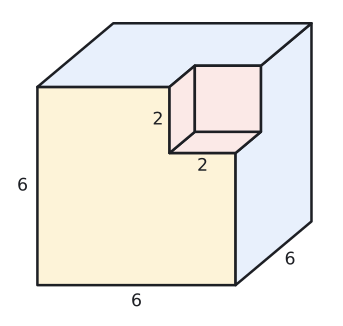

This figure's Python source:
import sys; sys.path.insert(0, "tools")
from cizim import *

# Eğik izdüşüm: genişlik (x) ve yükseklik (z) gerçek ölçüde, derinlik (y) yarıya kısaltılmış ve 40° eğik.
KD, TETA = 0.5, np.radians(40)
CX, SY = KD * np.cos(TETA), KD * np.sin(TETA)
GOZ = np.array([CX, -1.0, SY])  # bakan göze doğru yön

def P(p):
    x, y, z = p
    return np.array([x + CX * y, z + SY * y])

def prizma(ax, taban, v, renkler=None, lw=2.0):
    """taban: dışbükey çokgenin 3B köşeleri, v: öteleme vektörü (yanal ayrıt). Görünmeyen ayrıtlar kesikli."""
    taban = [np.array(t, float) for t in taban]; v = np.array(v, float); n = len(taban)
    ust = [t + v for t in taban]; merkez = sum(taban) / n + v / 2
    yuzler = [list(range(n)), list(range(n, 2 * n))] + [[i, (i + 1) % n, n + (i + 1) % n, n + i] for i in range(n)]
    kose = taban + ust; gorunur = []
    for y in yuzler:
        a, b, c = kose[y[0]], kose[y[1]], kose[y[2]]
        nor = np.cross(b - a, c - a)
        if np.dot(nor, sum(kose[i] for i in y) / len(y) - merkez) < 0: nor = -nor
        gorunur.append(np.dot(nor, GOZ) > 1e-9)
    renkler = renkler or {}
    for k, y in enumerate(yuzler):
        if k in renkler and gorunur[k]:
            ax.add_patch(patches.Polygon([P(kose[i]) for i in y], closed=True, facecolor=renkler[k], edgecolor="none", zorder=1))
    kenarlar = {}
    for k, y in enumerate(yuzler):
        for j in range(len(y)):
            e = tuple(sorted((y[j], y[(j + 1) % len(y)])))
            kenarlar[e] = kenarlar.get(e, False) or gorunur[k]
    for (i, j), g in kenarlar.items():
        a, b = P(kose[i]), P(kose[j])
        if g: ax.plot([a[0], b[0]], [a[1], b[1]], color=YAZI, lw=lw, zorder=4, solid_capstyle="round")
        else: ax.plot([a[0], b[0]], [a[1], b[1]], color=SOLUK, lw=1.3, ls=(0, (4, 3)), zorder=2)
    return kose

def cizgi(ax, p, q, renk=KIRMIZI, lw=2.4, ls="-", z=5):
    a, b = P(p), P(q); ax.plot([a[0], b[0]], [a[1], b[1]], color=renk, lw=lw, ls=ls, zorder=z)

def yaz(ax, p, s, dx=0.0, dy=0.0, renk=YAZI, boy=13, **kw):
    q = P(p); ax.text(q[0] + dx, q[1] + dy, s, ha=kw.pop("ha", "center"), va=kw.pop("va", "center"), color=renk, fontsize=boy, zorder=7, **kw)

def dik(ax, k, u, w, r=0.4, renk=YAZI):
    k, u, w = np.array(k, float), np.array(u, float), np.array(w, float)
    u = u / np.linalg.norm(u); w = w / np.linalg.norm(w)
    pts = [P(k + r * u), P(k + r * u + r * w), P(k + r * w)]
    ax.plot([p[0] for p in pts], [p[1] for p in pts], color=renk, lw=1.3, zorder=6)


# Soru 12: ayrıtı 6 olan küpün sağ-ön-üst köşesinden ayrıtı 2 olan küp çıkarılmış
fig, ax = sekil(4.4, 4.2)
def yuz(pts, renk):
    ax.add_patch(patches.Polygon([P(p) for p in pts], closed=True, facecolor=renk, edgecolor=YAZI, lw=1.9, joinstyle="round", zorder=3))
# arkadaki görünmeyen ayrıtlar
for p, q in (((0, 6, 0), (6, 6, 0)), ((0, 6, 0), (0, 0, 0)), ((0, 6, 0), (0, 6, 6))):
    a_, b_ = P(p), P(q); ax.plot([a_[0], b_[0]], [a_[1], b_[1]], color=SOLUK, lw=1.3, ls=(0, (4, 3)), zorder=2)
yuz([(0, 0, 0), (6, 0, 0), (6, 0, 4), (4, 0, 4), (4, 0, 6), (0, 0, 6)], SARI_ACIK)          # ön yüz
yuz([(6, 0, 0), (6, 6, 0), (6, 6, 6), (6, 2, 6), (6, 2, 4), (6, 0, 4)], MAVI_ACIK)          # sağ yüz
yuz([(0, 0, 6), (4, 0, 6), (4, 2, 6), (6, 2, 6), (6, 6, 6), (0, 6, 6)], MAVI_ACIK)          # üst yüz
yuz([(4, 0, 4), (6, 0, 4), (6, 2, 4), (4, 2, 4)], KIRMIZI_ACIK)                             # oyuğun tabanı
yuz([(4, 0, 4), (4, 2, 4), (4, 2, 6), (4, 0, 6)], KIRMIZI_ACIK)                             # oyuğun sol duvarı
yuz([(4, 2, 4), (6, 2, 4), (6, 2, 6), (4, 2, 6)], KIRMIZI_ACIK)                             # oyuğun arka duvarı
yaz(ax, (3, 0, 0), "6", dy=-0.5)
yaz(ax, (0, 0, 3), "6", dx=-0.45)
yaz(ax, (6, 3, 0), "6", dx=0.5, dy=-0.2)
yaz(ax, (5, 0, 4), "2", dy=-0.4)
yaz(ax, (4, 0, 5), "2", dx=-0.35)
ax.set_xlim(-0.9, 9.0); ax.set_ylim(-1.0, 8.4)
ax.set_aspect("equal"); ax.axis("off")
kaydet(fig, __file__)
